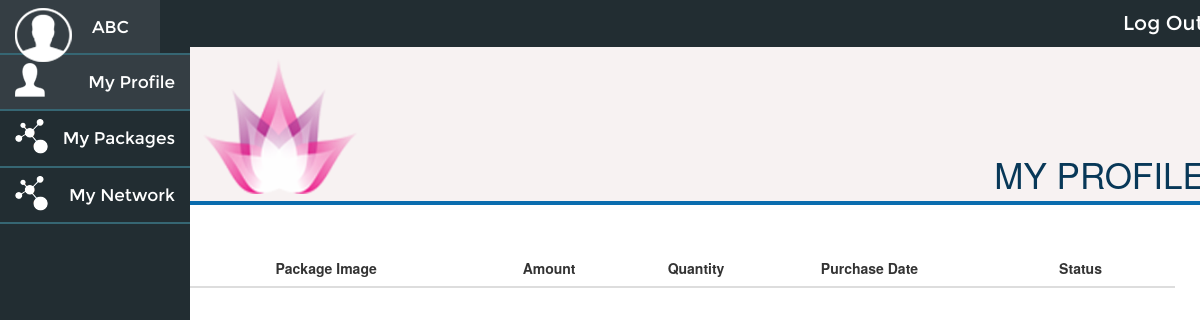
The app's page /onlineinvestclub/index.php/packages, older data.
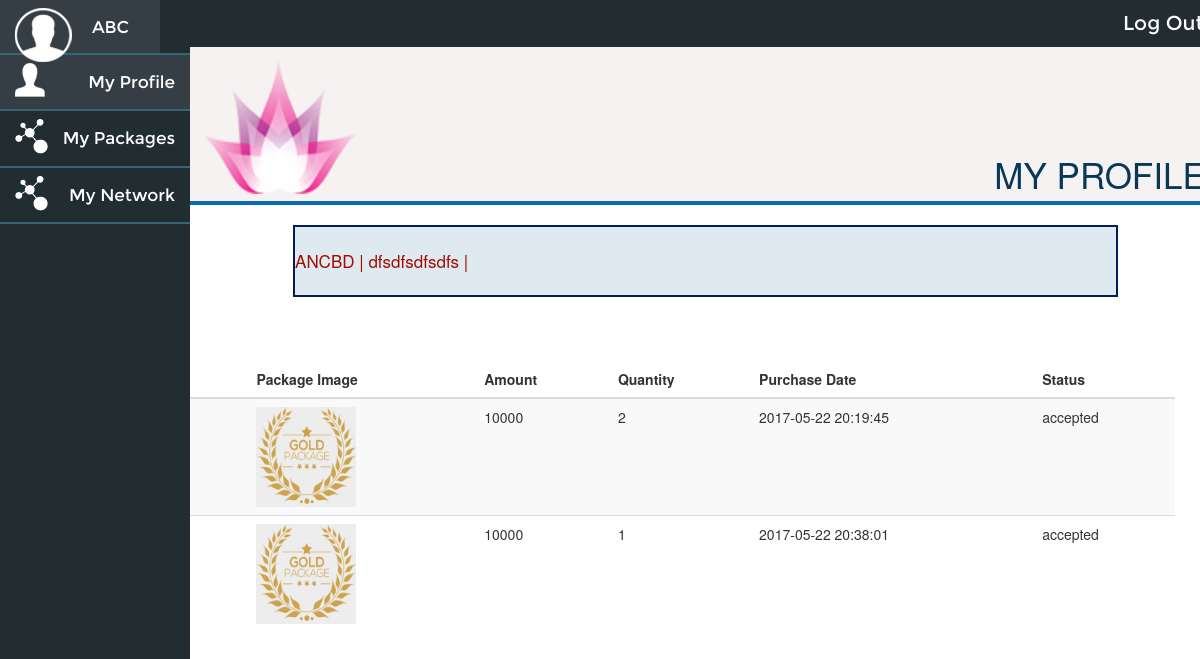
The same page, newer data.
### tables this page shows
CREATE TABLE `notifications` (
  `notification_id` int(255) NOT NULL,
  `notification` text NOT NULL,
  `notification_status` varchar(255) NOT NULL,
  `notification_created_time` timestamp NOT NULL DEFAULT CURRENT_TIMESTAMP ON UPDATE CURRENT_TIMESTAMP
);

CREATE TABLE `user_packages` (
  `id` int(255) NOT NULL,
  `userid` bigint(255) NOT NULL,
  `package_id` int(255) NOT NULL,
  `quantity` int(255) NOT NULL,
  `status` varchar(50) NOT NULL,
  `purchase_date` datetime NOT NULL
);

CREATE TABLE `package_master` (
  `package_id` int(11) NOT NULL,
  `package_name` varchar(255) NOT NULL,
  `package_amount` float NOT NULL,
  `package_type` varchar(255) NOT NULL,
  `package_image` text NOT NULL,
  `package_desc` text NOT NULL,
  `package_created_date` datetime NOT NULL,
  `package_status` varchar(50) NOT NULL
);

### onlineinvestclub/application/controllers/Packages.php (called while the page is built, shortened)
<?php
class Packages extends CI_Controller {
	public function index()
	{
		$session_data = $this->session->userdata;
		$data = array();
		$data['session_data'] = $session_data;
		$this->load->view('frontend/packages',$data);
	}
}

### onlineinvestclub/index.php (called while the page is built, shortened)
<?php
require_once BASEPATH.'core/CodeIgniter.php';

### onlineinvestclub/application/models/Common_model.php (called while the page is built, shortened)
<?php
class Common_model extends CI_Model
{
    function getUserPackages($userid,$filterArray = array())
    {
    	$this->db->trans_start();
    	$this->db->select('*,user_packages.status as user_package_status');
		$this->db->join('users', 'user_packages.userid = users.userid','left');
		$this->db->join('package_master', 'user_packages.package_id = package_master.package_id','left');
		$query = $this->db->get('user_packages');
		$main_data = array();
		foreach($query->result() as $row)
		{
			$data = array(
							'user_package_id'=>$row->id,
							'package_id'=>$row->package_id,
							'userid'=>$row->userid,
							'username'=>$row->username,
							'fullname'=>$row->firstname.' '.$row->middlename.' '.$row->lastname,
							'profile_image'=>$row->profile_image,
							'package_name'=>$row->package_name,
							'package_amount'=>$row->package_amount,
							'quantity'=>$row->quantity,
							'package_type'=>$row->package_type,
							'package_image'=>$row->package_image,
							'package_desc'=>$row->package_desc,
							'package_status'=>$row->package_status,
							'package_created_date'=>$row->package_created_date,
							'purchase_date'=>$row->purchase_date,
							'user_package_status'=>$row->user_package_status
							);
			array_push($main_data,$data);
		}
    	$this->db->trans_complete();
		return $main_data;
    }
    function getNotifications($notification_id = 0)
    {
    	$this->db->trans_start();
    	$this->db->select('*');
		$query = $this->db->get('notifications');
		$main_data = array();
		foreach($query->result() as $row)
		{
			$data = array(
							'notification_id'=>$row->notification_id,
							'notification'=>$row->notification,
							'notification_status'=>$row->notification_status,
							'notification_created_time'=>$row->notification_created_time,
							);
		if($notification_id > 0)
		{
			$main_data = $data;
		}else
		{
			array_push($main_data,$data);
		}
		}
    	$this->db->trans_complete();
		return $main_data;
    }
}

### onlineinvestclub/application/helpers/functions_helper.php (called while the page is built, shortened)
<?php
$CI =& get_instance();
function imagePath($path,$width = 70,$height=70)
{
	return base_url('uploads/'.$path);
}
function getUserPackages($userid=0,$filterArray = array())
{
	global $CI;
	$result = $CI->Common_model->getUserPackages($userid,$filterArray);
	return $result;
}
function getNotifications($notification_id = 0)
{
	global $CI;
	$result = $CI->Common_model->getNotifications($notification_id);
	return $result;
}
?>

### onlineinvestclub/application/views/frontend/packages.php (the view, shortened to what the changed rows need)
<?php $this->view('frontend/includes/header1'); ?>
<div class="middle-content">
    <table class="table table-striped">
    <thead>
      <tr>
        <th>Package Name</th>
        <th>Package Image</th>
        <th>Amount</th>
        <th>Quantity</th>
        <th>Purchase Date</th>
        <th>Status</th>
      </tr>
    </thead>
    <tbody>
      <?php $userPackagesList = getUserPackages($session_data['logged_in']['userid']); ?>
      <?php foreach($userPackagesList as $upl){ ?>
      <tr>
        <td><?= $upl['package_name']; ?></td>
        <td><img src="<?= imagePath('packages/'.$upl['package_image']); ?>" style="width:100px;height:100px;"/></td>
        <td><?= $upl['package_amount']; ?></td>
        <td><?= $upl['quantity']; ?></td>
        <td><?= $upl['purchase_date']; ?></td>
        <td><?= $upl['user_package_status']; ?></td>
      </tr>
      <?php } ?>
    </tbody>
  </table>
</div>
  </div>
</div>
</body>
</html>

### onlineinvestclub/application/views/frontend/includes/header1.php (shortened to what the changed rows need)
<!DOCTYPE html PUBLIC "-//W3C//DTD XHTML 1.0 Transitional//EN" "http://www.w3.org/TR/xhtml1/DTD/xhtml1-transitional.dtd">
<html xmlns="http://www.w3.org/1999/xhtml">
<head>
<link href="<?= base_url(); ?>assets/frontend/css/print.css" rel="stylesheet" type="text/css" />
<link href="<?= base_url(); ?>assets/frontend/css/global.css" rel="stylesheet" type="text/css" />
<link rel="stylesheet" href="<?= base_url(); ?>assets/css/bootstrap.min.css">
<link rel="stylesheet" href="<?= base_url(); ?>assets/css/jquery-ui.css">
</head>
<body ng-app="MyApp" ng-controller="MyController">
<div id="wrapper">
  <div id="content">
    <?php $notification_list = getNotifications(); ?>
    <?php if(count($notification_list) > 0){ ?>
      <marquee direction="left" behavior="right" class="marquee">
          <span>
              <?php foreach ($notification_list as $row) { ?>
                  <?= $row['notification'];?> |
              <?php } ?>
          </span>
      </marquee>
    <?php } ?>

Row changes from the older to the newer data that the page shows:
added notifications: notification "ANCBD"
added notifications: notification "dfsdfsdfsdfs"
added user_packages: package.package_image (picture), package.package_amount "10000", quantity "2", purchase_date "2017-05-22 20:19:45", status "accepted"
added user_packages: package.package_image (picture), package.package_amount "10000", quantity "1", purchase_date "2017-05-22 20:38:01", status "accepted"
